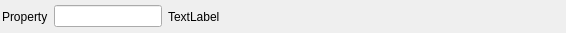
<?xml version="1.0" encoding="UTF-8"?>
<ui version="4.0">
 <class>IntWidget</class>
 <widget class="QWidget" name="IntWidget">
  <property name="geometry">
   <rect>
    <x>0</x>
    <y>0</y>
    <width>566</width>
    <height>33</height>
   </rect>
  </property>
  <layout class="QHBoxLayout" name="horizontalLayout">
   <property name="leftMargin">
    <number>2</number>
   </property>
   <property name="topMargin">
    <number>2</number>
   </property>
   <property name="rightMargin">
    <number>2</number>
   </property>
   <property name="bottomMargin">
    <number>2</number>
   </property>
   <item>
    <widget class="QLabel" name="label">
     <property name="text">
      <string>Property</string>
     </property>
    </widget>
   </item>
   <item>
    <widget class="QLineEdit" name="value">
     <property name="sizePolicy">
      <sizepolicy hsizetype="Preferred" vsizetype="Fixed">
       <horstretch>0</horstretch>
       <verstretch>0</verstretch>
      </sizepolicy>
     </property>
    </widget>
   </item>
   <item>
    <widget class="QLabel" name="errorLabel">
     <property name="text">
      <string>TextLabel</string>
     </property>
    </widget>
   </item>
   <item>
    <spacer name="horizontalSpacer">
     <property name="orientation">
      <enum>Qt::Horizontal</enum>
     </property>
     <property name="sizeHint" stdset="0">
      <size>
       <width>40</width>
       <height>20</height>
      </size>
     </property>
    </spacer>
   </item>
  </layout>
 </widget>
 <resources/>
 <connections/>
</ui>
